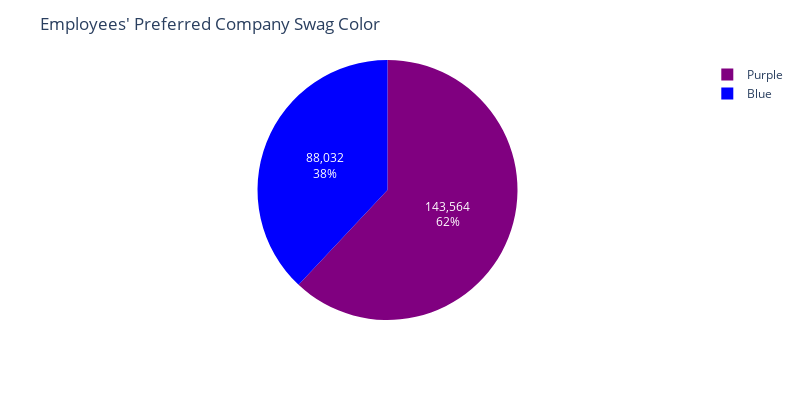

Write notebook code for a chart like this one.
### Code cell
import plotly.express as px
fig = px.pie(emp_color, values='Frequency', names='Color',
             color_discrete_map={'Purple':'purple','Blue':'blue'},
            color_discrete_sequence=['purple','blue'],
            width=800, height=400)

fig.update_layout(
    title_text="Employees' Preferred Company Swag Color",)
fig.update_traces(textinfo='percent+value')
fig.write_image("../images/employee_profile/employee_pref_color.png", format='png',engine='kaleido')
fig.show()

### Figure 1 — Plotly figure (JSON) as saved in the notebook; plotly's stock layout.template omitted (floating-point values rounded to 4 significant figures)
{"data": [{"domain": {"x": [0, 1], "y": [0, 1]}, "hovertemplate": "Color=%{label}<br>Frequency=%{value}<extra></extra>", "labels": ["Purple", "Blue"], "legendgroup": "", "name": "", "showlegend": true, "textinfo": "percent+value", "type": "pie", "values": [143564, 88032]}], "layout": {"height": 400, "legend": {"tracegroupgap": 0}, "margin": {"t": 60}, "piecolorway": ["purple", "blue"], "title": {"text": "Employees' Preferred Company Swag Color"}, "width": 800}}
